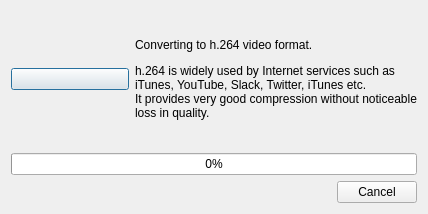
<?xml version="1.0" encoding="UTF-8"?>
<ui version="4.0">
 <class>FFMpegRunnerDialog</class>
 <widget class="QDialog" name="FFMpegRunnerDialog">
  <property name="geometry">
   <rect>
    <x>0</x>
    <y>0</y>
    <width>428</width>
    <height>214</height>
   </rect>
  </property>
  <property name="windowTitle">
   <string>h.264</string>
  </property>
  <property name="windowIcon">
   <iconset resource="resources.qrc">
    <normaloff>:/resources/blue-footed-booby-with-camera.ico</normaloff>:/resources/blue-footed-booby-with-camera.ico</iconset>
  </property>
  <layout class="QVBoxLayout" name="verticalLayout">
   <item>
    <layout class="QHBoxLayout" name="horizontalLayout_2">
     <item>
      <widget class="QPushButton" name="pushButton">
       <property name="text">
        <string/>
       </property>
       <property name="icon">
        <iconset resource="resources.qrc">
         <normaloff>:/resources/blue-footed-booby-with-camera.png</normaloff>:/resources/blue-footed-booby-with-camera.png</iconset>
       </property>
       <property name="iconSize">
        <size>
         <width>128</width>
         <height>128</height>
        </size>
       </property>
      </widget>
     </item>
     <item>
      <widget class="QLabel" name="label">
       <property name="text">
        <string>&lt;html&gt;&lt;head/&gt;&lt;body&gt;&lt;p&gt;Converting to h.264 video format.&lt;/p&gt;&lt;p align=&quot;justify&quot;&gt;h.264 is widely used by Internet services such as &lt;br/&gt;iTunes, YouTube, Slack, Twitter, iTunes etc. &lt;br/&gt;It provides very good compression without noticeable &lt;br/&gt;loss in quality. &lt;/p&gt;&lt;/body&gt;&lt;/html&gt;</string>
       </property>
      </widget>
     </item>
    </layout>
   </item>
   <item>
    <widget class="QProgressBar" name="progressBar">
     <property name="value">
      <number>0</number>
     </property>
    </widget>
   </item>
   <item>
    <layout class="QHBoxLayout" name="horizontalLayout">
     <item>
      <spacer name="horizontalSpacer">
       <property name="orientation">
        <enum>Qt::Horizontal</enum>
       </property>
       <property name="sizeHint" stdset="0">
        <size>
         <width>40</width>
         <height>20</height>
        </size>
       </property>
      </spacer>
     </item>
     <item>
      <widget class="QPushButton" name="pushButtonCancel">
       <property name="text">
        <string>Cancel</string>
       </property>
      </widget>
     </item>
    </layout>
   </item>
  </layout>
 </widget>
 <resources>
  <include location="resources.qrc"/>
 </resources>
 <connections/>
</ui>
